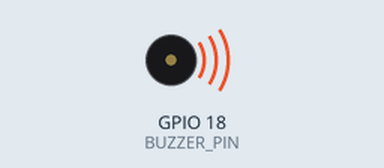
Bench run of a program on a simulated ESP32-S3. Parts: buzzer (waves = sounding).

Above: at 1.3 s.
Timing chart, 0 to 5.7 s (numbered marks = the images above):
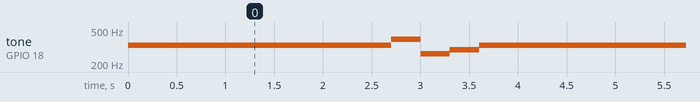

The program:

main.cpp
```cpp
#include <Arduino.h>

#define BUZZER_PIN    18
#define LEDC_CHANNEL  0
#define TICK_MS       50

#define NOTE_C4 262
#define NOTE_D4 294
#define NOTE_E4 330
#define NOTE_F4 349
#define NOTE_G4 392
#define NOTE_A4 440
#define NOTE_B4 494

struct Note
{
    uint16_t freq;
    uint16_t duration;
};

const Note melody[] =
{
    {NOTE_E4, 300},
    {NOTE_E4, 300},
    {NOTE_E4, 600},

    {NOTE_E4, 300},
    {NOTE_E4, 300},
    {NOTE_E4, 600},

    {NOTE_E4, 300},
    {NOTE_G4, 300},
    {NOTE_C4, 300},
    {NOTE_D4, 300},
    {NOTE_E4, 800},
};

const uint16_t melodySize =
    sizeof(melody) / sizeof(melody[0]);

class Synth
{
private:
    bool playing = false;

    uint16_t currentNote = 0;

    uint32_t lastTick = 0;
    uint32_t elapsed = 0;

public:

    void begin()
    {
        ledcSetup(LEDC_CHANNEL, 2000, 10);
        ledcAttachPin(BUZZER_PIN, LEDC_CHANNEL);
    }

    void play()
    {
        currentNote = 0;
        elapsed = 0;
        playing = true;

        ledcWriteTone(
            LEDC_CHANNEL,
            melody[currentNote].freq
        );
    }

    void update()
    {
        if (!playing)
            return;

        uint32_t now = millis();

        if (now - lastTick < TICK_MS)
            return;

        lastTick = now;
        elapsed += TICK_MS;

        if (elapsed >= melody[currentNote].duration)
        {
            elapsed = 0;

            currentNote++;

            if (currentNote >= melodySize)
            {
                currentNote = 0; // повтор мелодії
            }

            ledcWriteTone(
                LEDC_CHANNEL,
                melody[currentNote].freq
            );
        }
    }
};

Synth player;

void setup()
{
    player.begin();
    player.play();
}

void loop()
{
    player.update();

    // Тут можуть працювати інші задачі
}
```

Measured:
- by itself, tone on GPIO 18 (BUZZER_PIN): repeats every 4.4 s: 392 Hz 0.30 s, 262 Hz 0.30 s, 294 Hz 0.30 s, 330 Hz 3.5 s
